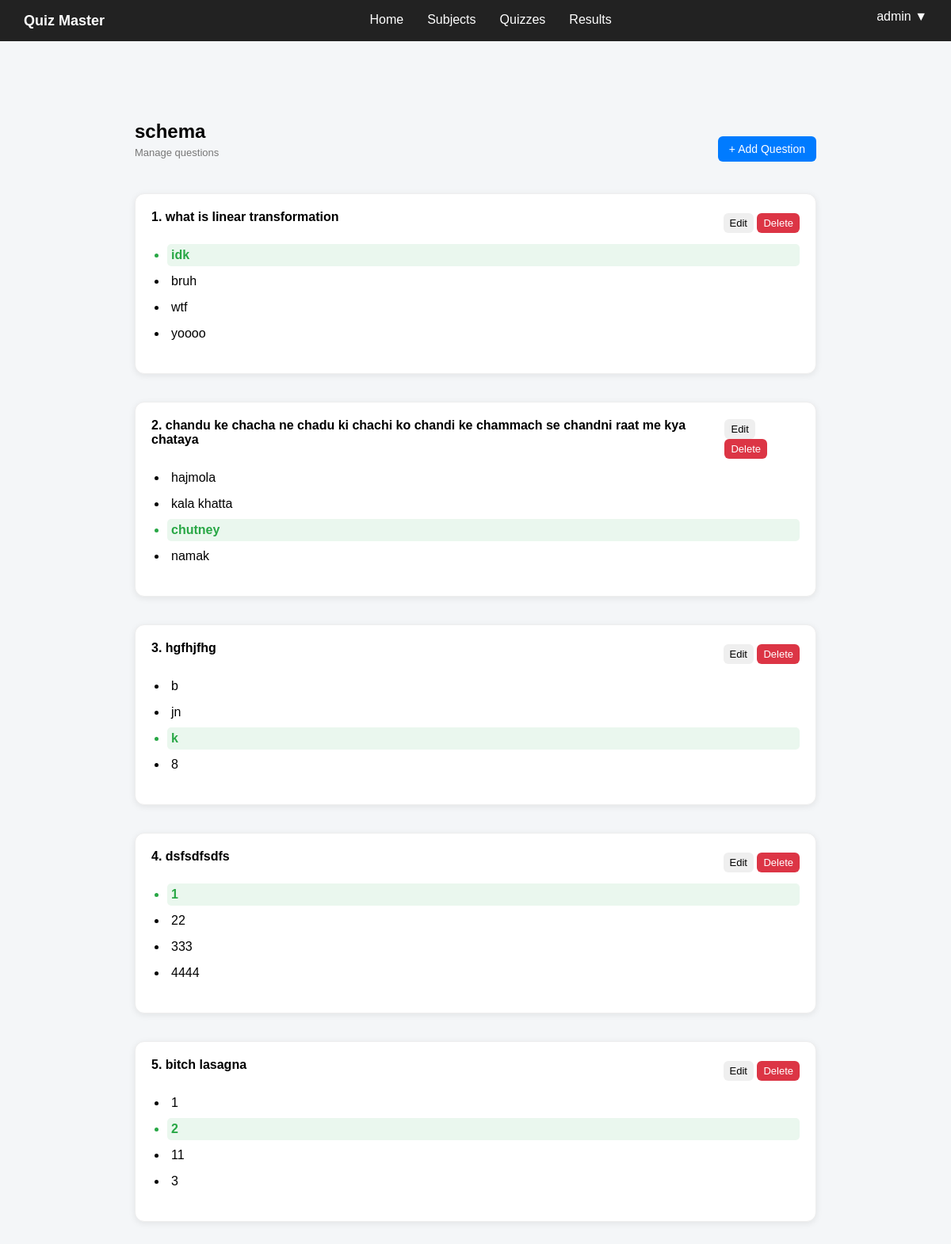
Page /admin/quizzes/view/1 (signed in) on the committed database.
### controller/models.py (models this page shows)
class Quiz(db.Model):
    __tablename__ = "quizzes"
    id = db.Column(db.Integer, primary_key=True)
    title = db.Column(db.String(200), nullable=False)
    created_at = db.Column(db.DateTime, default=datetime.utcnow)
    subject_id = db.Column(db.Integer, db.ForeignKey("subjects.id"), nullable=False)
    questions = db.relationship("Question", backref="quiz", lazy=True)
    attempts = db.relationship("Attempt", backref="quiz", lazy=True)

class Question(db.Model):
    __tablename__ = "questions"
    id = db.Column(db.Integer, primary_key=True)
    question_text = db.Column(db.Text, nullable=False)
    option1 = db.Column(db.String(200), nullable=False)
    option2 = db.Column(db.String(200), nullable=False)
    option3 = db.Column(db.String(200), nullable=False)
    option4 = db.Column(db.String(200), nullable=False)
    correct_option = db.Column(db.Integer, nullable=False)
    marks = db.Column(db.Integer, nullable=False, default=1)
    quiz_id = db.Column(db.Integer, db.ForeignKey("quizzes.id"), nullable=False)

### app.py (the view)
@app.route("/admin/quizzes/view/<int:id>")
def view_quiz(id):
    if not admin_access():
        return redirect(url_for("home"))
    quiz = Quiz.query.get_or_404(id)
    return render_template("view_quiz.html", quiz=quiz)

### app.py (called while the page is built)
def admin_access():
    if "user_id" not in session:
        flash("Please login first")
        return False
    if session.get("role") != "admin":
        flash("You are not authorized to access this page")
        return False
    return True

### templates/view_quiz.html (shortened to what this page needs)
{% extends "base.html" %}
{% block content %}
<div class="container">
    <div class="header">
        <div>
            <h1>{{ quiz.title }}</h1>
            <p class="subtitle">Manage questions</p>
        </div>
        <button type="button" class="btn primary" onclick="location.href='{{ url_for('edit_quiz', id=quiz.id) }}'">
            + Add Question
        </button>
    </div>
    <div class="question-list">
        {% if quiz.questions %}
        {% for q in quiz.questions %}
        <div class="question-card">
            <div class="question-header">
                <h3>{{ loop.index }}. {{ q.question_text }}</h3>
                <div>
                    <button class="btn small" onclick="location.href='{{ url_for('edit_question', id=q.id) }}'">
                        Edit
                    </button>
                    <form method="POST" action="{{ url_for('delete_question', id=q.id) }}" style="display:inline;"
                        onsubmit="return confirm('Are you sure you want to delete this question?');">
                        <button type="submit" class="btn small danger">
                            Delete
                        </button>
                    </form>
                </div>
            </div>
            <ul class="options">
                <li class="{% if q.correct_option == 1 %}correct{% endif %}">
                    {{ q.option1 }}
                </li>
                <li class="{% if q.correct_option == 2 %}correct{% endif %}">
                    {{ q.option2 }}
                </li>
                <li class="{% if q.correct_option == 3 %}correct{% endif %}">
                    {{ q.option3 }}
                </li>
                <li class="{% if q.correct_option == 4 %}correct{% endif %}">
                    {{ q.option4 }}
                </li>
            </ul>
        </div>
        {% endfor %}
        {% else %}
        <p>No questions added yet.</p>
        {% endif %}
    </div>
</div>
{% endblock %}

### static/css/base.css (style rules this page uses)
body { font-family: Arial, sans-serif; background: #f4f6f8; margin: 0; }
.container { max-width: 1000px; margin: 30px auto; padding: 20px; border-radius: 12px; }
.header { display: flex; justify-content: space-between; align-items: center; margin-bottom: 20px; }
.header h1 { margin: 0; font-size: 24px; }
.subtitle { font-size: 14px; color: #666; margin-top: 5px; }
.btn { padding: 8px 14px; border: none; border-radius: 6px; cursor: pointer; font-size: 14px; }
.btn.primary { background: #007bff; color: white; }
.btn.danger { background: #dc3545; color: white; }
.btn.small { padding: 5px 8px; font-size: 13px; }
.question-list { display: flex; flex-direction: column; gap: 15px; }
.question-card { background: white; padding: 15px; border-radius: 8px; border: 1px solid #eee; }
.question-header { display: flex; justify-content: space-between; align-items: center; }
.question-header h3 { margin: 0; font-size: 16px; }
.options { margin-top: 10px; padding-left: 20px; }
.options li { margin: 5px 0; padding: 5px; border-radius: 5px; }
.correct { color: #28a745; font-weight: bold; background: #eaf7ee; }
.question-card { background: white; padding: 20px; border-radius: 12px; margin-bottom: 20px; box-shadow: 0 2px 8px rgba(0, 0, 0, 0.08); transition: 0.15s ease; }
.question-card h3 { margin-bottom: 15px; font-size: 16px; }
body { padding-bottom: 80px; }
.container { max-width: 900px; margin: 30px auto; }
.subtitle { font-size: 13px; color: #777; margin-bottom: 24px; }

### rows in the picture
Quiz: title "schema"
Question: question_text "what is linear transformation", option1 "idk", option2 "bruh", option3 "wtf", option4 "yoooo"
Question: question_text "chandu ke chacha ne chadu ki chachi ko chandi ke chammach se chandni raat me kya chataya", option1 "hajmola", option2 "kala khatta", option3 "chutney", option4 "namak"
Question: question_text "hgfhjfhg", option1 "b", option2 "jn", option3 "k", option4 "8"
Question: question_text "dsfsdfsdfs", option1 "1", option2 "22", option3 "333", option4 "4444"
Question: question_text "bitch lasagna", option1 "1", option2 "2", option3 "11", option4 "3"

### other values in the picture
{{ session.get('username', 'User') }} "admin"
